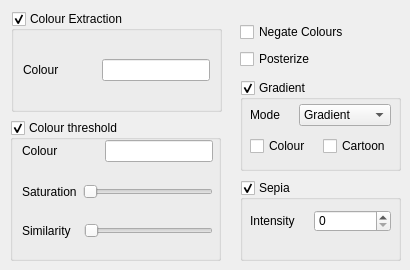
     <widget class="QWidget" name="colorsTab">
      <attribute name="title">
       <string>Colors</string>
      </attribute>
      <widget class="QGroupBox" name="groupBox">
       <property name="geometry">
        <rect>
         <x>11</x>
         <y>11</y>
         <width>211</width>
         <height>101</height>
        </rect>
       </property>
       <property name="title">
        <string>Colour Extraction</string>
       </property>
       <property name="checkable">
        <bool>true</bool>
       </property>
       <layout class="QGridLayout" name="gridLayout_3">
        <item row="0" column="0">
         <layout class="QHBoxLayout" name="horizontalLayout_15">
          <item>
           <widget class="QLabel" name="label">
            <property name="text">
             <string>Colour</string>
            </property>
           </widget>
          </item>
          <item>
           <spacer name="horizontalSpacer_12">
            <property name="orientation">
             <enum>Qt::Horizontal</enum>
            </property>
            <property name="sizeHint" stdset="0">
             <size>
              <width>18</width>
              <height>20</height>
             </size>
            </property>
           </spacer>
          </item>
          <item>
           <widget class="QLineEdit" name="lineEdit">
            <property name="alignment">
             <set>Qt::AlignRight|Qt::AlignTrailing|Qt::AlignVCenter</set>
            </property>
           </widget>
          </item>
         </layout>
        </item>
       </layout>
      </widget>
      <widget class="QGroupBox" name="groupBox_2">
       <property name="geometry">
        <rect>
         <x>10</x>
         <y>120</y>
         <width>211</width>
         <height>141</height>
        </rect>
       </property>
       <property name="title">
        <string>Colour threshold</string>
       </property>
       <property name="checkable">
        <bool>true</bool>
       </property>
       <widget class="QWidget" name="layoutWidget">
        <property name="geometry">
         <rect>
          <x>12</x>
          <y>20</y>
          <width>191</width>
          <height>22</height>
         </rect>
        </property>
        <layout class="QHBoxLayout" name="horizontalLayout_16">
         <item>
          <widget class="QLabel" name="label_2">
           <property name="text">
            <string>Colour</string>
           </property>
          </widget>
         </item>
         <item>
          <spacer name="horizontalSpacer_13">
           <property name="orientation">
            <enum>Qt::Horizontal</enum>
           </property>
           <property name="sizeHint" stdset="0">
            <size>
             <width>18</width>
             <height>20</height>
            </size>
           </property>
          </spacer>
         </item>
         <item>
          <widget class="QLineEdit" name="lineEdit_2">
           <property name="alignment">
            <set>Qt::AlignRight|Qt::AlignTrailing|Qt::AlignVCenter</set>
           </property>
          </widget>
         </item>
        </layout>
       </widget>
       <widget class="QWidget" name="layoutWidget">
        <property name="geometry">
         <rect>
          <x>12</x>
          <y>60</y>
          <width>191</width>
          <height>24</height>
         </rect>
        </property>
        <layout class="QHBoxLayout" name="horizontalLayout_17">
         <item>
          <widget class="QLabel" name="label_3">
           <property name="text">
            <string>Saturation</string>
           </property>
          </widget>
         </item>
         <item>
          <widget class="QSlider" name="horizontalSlider">
           <property name="sizePolicy">
            <sizepolicy hsizetype="Expanding" vsizetype="Fixed">
             <horstretch>10</horstretch>
             <verstretch>0</verstretch>
            </sizepolicy>
           </property>
           <property name="orientation">
            <enum>Qt::Horizontal</enum>
           </property>
          </widget>
         </item>
        </layout>
       </widget>
       <widget class="QWidget" name="layoutWidget">
        <property name="geometry">
         <rect>
          <x>12</x>
          <y>99</y>
          <width>191</width>
          <height>24</height>
         </rect>
        </property>
        <layout class="QHBoxLayout" name="horizontalLayout_18">
         <item>
          <widget class="QLabel" name="label_4">
           <property name="text">
            <string>Similarity  </string>
           </property>
          </widget>
         </item>
         <item>
          <widget class="QSlider" name="horizontalSlider_2">
           <property name="orientation">
            <enum>Qt::Horizontal</enum>
           </property>
          </widget>
         </item>
        </layout>
       </widget>
      </widget>
      <widget class="QGroupBox" name="groupBox_3">
       <property name="geometry">
        <rect>
         <x>240</x>
         <y>80</y>
         <width>161</width>
         <height>91</height>
        </rect>
       </property>
       <property name="title">
        <string>Gradient</string>
       </property>
       <property name="checkable">
        <bool>true</bool>
       </property>
       <widget class="QWidget" name="layoutWidget">
        <property name="geometry">
         <rect>
          <x>10</x>
          <y>20</y>
          <width>141</width>
          <height>61</height>
         </rect>
        </property>
        <layout class="QGridLayout" name="gridLayout_4">
         <item row="0" column="0" colspan="2">
          <layout class="QHBoxLayout" name="horizontalLayout_19">
           <item>
            <widget class="QLabel" name="label_5">
             <property name="text">
              <string>Mode</string>
             </property>
            </widget>
           </item>
           <item>
            <spacer name="horizontalSpacer_14">
             <property name="orientation">
              <enum>Qt::Horizontal</enum>
             </property>
             <property name="sizeHint" stdset="0">
              <size>
               <width>13</width>
               <height>20</height>
              </size>
             </property>
            </spacer>
           </item>
           <item>
            <widget class="QComboBox" name="comboBox">
             <property name="sizePolicy">
              <sizepolicy hsizetype="Preferred" vsizetype="Fixed">
               <horstretch>2</horstretch>
               <verstretch>0</verstretch>
              </sizepolicy>
             </property>
             <item>
              <property name="text">
               <string>Gradient</string>
              </property>
             </item>
             <item>
              <property name="text">
               <string>Edge</string>
              </property>
             </item>
             <item>
              <property name="text">
               <string>Hough</string>
              </property>
             </item>
            </widget>
           </item>
          </layout>
         </item>
         <item row="1" column="0">
          <widget class="QCheckBox" name="checkBox_3">
           <property name="text">
            <string>Colour</string>
           </property>
          </widget>
         </item>
         <item row="1" column="1">
          <widget class="QCheckBox" name="checkBox_4">
           <property name="text">
            <string>Cartoon</string>
           </property>
          </widget>
         </item>
        </layout>
       </widget>
      </widget>
      <widget class="QGroupBox" name="groupBox_4">
       <property name="geometry">
        <rect>
         <x>240</x>
         <y>180</y>
         <width>161</width>
         <height>81</height>
        </rect>
       </property>
       <property name="title">
        <string>Sepia</string>
       </property>
       <property name="checkable">
        <bool>true</bool>
       </property>
       <widget class="QWidget" name="layoutWidget">
        <property name="geometry">
         <rect>
          <x>10</x>
          <y>30</y>
          <width>141</width>
          <height>22</height>
         </rect>
        </property>
        <layout class="QHBoxLayout" name="horizontalLayout_20">
         <item>
          <widget class="QLabel" name="label_8">
           <property name="text">
            <string>Intensity</string>
           </property>
          </widget>
         </item>
         <item>
          <spacer name="horizontalSpacer_15">
           <property name="orientation">
            <enum>Qt::Horizontal</enum>
           </property>
           <property name="sizeHint" stdset="0">
            <size>
             <width>13</width>
             <height>20</height>
            </size>
           </property>
          </spacer>
         </item>
         <item>
          <widget class="QSpinBox" name="spinBox">
           <property name="sizePolicy">
            <sizepolicy hsizetype="Minimum" vsizetype="Fixed">
             <horstretch>2</horstretch>
             <verstretch>0</verstretch>
            </sizepolicy>
           </property>
           <property name="maximum">
            <number>255</number>
           </property>
          </widget>
         </item>
        </layout>
       </widget>
      </widget>
      <widget class="QWidget" name="layoutWidget">
       <property name="geometry">
        <rect>
         <x>240</x>
         <y>21</y>
         <width>161</width>
         <height>51</height>
        </rect>
       </property>
       <layout class="QVBoxLayout" name="verticalLayout_27">
        <item>
         <widget class="QCheckBox" name="checkBox">
          <property name="text">
           <string>Negate Colours</string>
          </property>
         </widget>
        </item>
        <item>
         <widget class="QCheckBox" name="checkBox_2">
          <property name="text">
           <string>Posterize</string>
          </property>
         </widget>
        </item>
       </layout>
      </widget>
     </widget>
